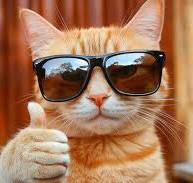
#> input picture Day4/img.jpg, 193 x 183 px
$ python opencvcode.py
#> lines starting #> are read from the running program, lines starting #| are printed output that depends on the picture; after the words box and inside, x2 and y2 are one past the last pixel; in counts of white or black regions, pixels touching at a corner belong together
import cv2
import numpy as np
import matplotlib.pyplot as plt

# Load the image
image = cv2.imread("img.jpg")
#> image is the input picture: shape (183, 193, 3); mean B, G, R 87.5, 118, 164.3

if image is None:
    print("Error: Image not found. Check the file path.")
    exit()

# Convert BGR to RGB for Matplotlib
original = cv2.cvtColor(image, cv2.COLOR_BGR2RGB)

# 1. Resize image
resized = cv2.resize(image, (300, 300))

# 2. Convert to grayscale
gray = cv2.cvtColor(image, cv2.COLOR_BGR2GRAY)

# 3. Crop image (center crop)
h, w = image.shape[:2]
#> h = 183; w = 193
cropped = image[h//4:3*h//4, w//4:3*w//4]
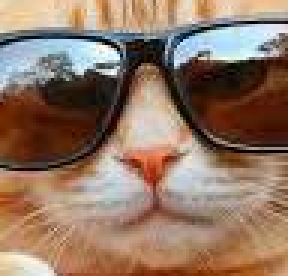
#> cropped: shape (92, 96, 3) (shown 3 times larger); mean B, G, R 100.8, 118.6, 145.4

# 4. Adjust brightness and contrast
bright = cv2.convertScaleAbs(
    image, alpha=1.3, beta=40
)
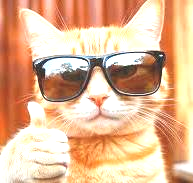
#> bright: shape (183, 193, 3); mean B, G, R 149.9, 184.6, 227.7

# 5. Apply Gaussian blur
blurred = cv2.GaussianBlur(image, (15, 15), 0)

# 6. Detect edges
edges = cv2.Canny(gray, 100, 200)
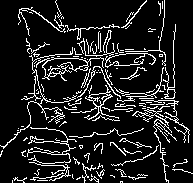
#> edges: shape (183, 193); 12.3% white in thin lines or dots

# 7. Flip image horizontally
flipped = cv2.flip(image, 1)
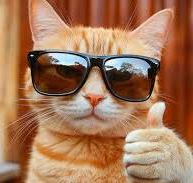
#> flipped: shape (183, 193, 3); mean B, G, R 87.5, 118, 164.3

# 8. Rotate image 90 degrees
rotated = cv2.rotate(
    image, cv2.ROTATE_90_CLOCKWISE
)
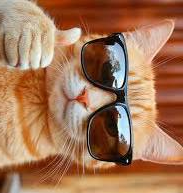
#> rotated: shape (193, 183, 3); mean B, G, R 87.5, 118, 164.3

# 9. Add text to image
text_image = image.copy()
cv2.putText(
    text_image,
    "OpenCV Image Editing",
    (20, 40),
    cv2.FONT_HERSHEY_SIMPLEX,
    1,
    (0, 255, 0),
    2
)
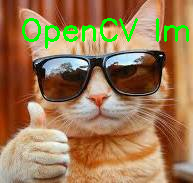
#> text_image: shape (183, 193, 3); 3.19% of pixels changed, all inside (x1, y1, x2, y2) = (22, 18, 189, 49)

# Convert images to RGB for display
images = [
    ("Original", original),
    ("Resized", cv2.cvtColor(resized, cv2.COLOR_BGR2RGB)),
    ("Grayscale", gray),
    ("Cropped", cv2.cvtColor(cropped, cv2.COLOR_BGR2RGB)),
    ("Brightness + Contrast", cv2.cvtColor(bright, cv2.COLOR_BGR2RGB)),
    ("Gaussian Blur", cv2.cvtColor(blurred, cv2.COLOR_BGR2RGB)),
    ("Edge Detection", edges),
    ("Flipped", cv2.cvtColor(flipped, cv2.COLOR_BGR2RGB)),
    ("Rotated", cv2.cvtColor(rotated, cv2.COLOR_BGR2RGB)),
    ("Text Overlay", cv2.cvtColor(text_image, cv2.COLOR_BGR2RGB))
]

# Display all results
plt.figure(figsize=(15, 12))

for i, (title, img) in enumerate(images):
    plt.subplot(3, 4, i + 1)
    plt.imshow(img, cmap="gray" if len(img.shape) == 2 else None)
    plt.title(title)
    plt.axis("off")
#> this loop made 10 passes
#> title on passes 1 to 10: 'Original', 'Resized', 'Grayscale', 'Cropped', 'Brightness + Contrast', 'Gaussian Blur', 'Edge Detection', 'Flipped', 'Rotated', 'Text Overlay'

plt.tight_layout()
plt.show()
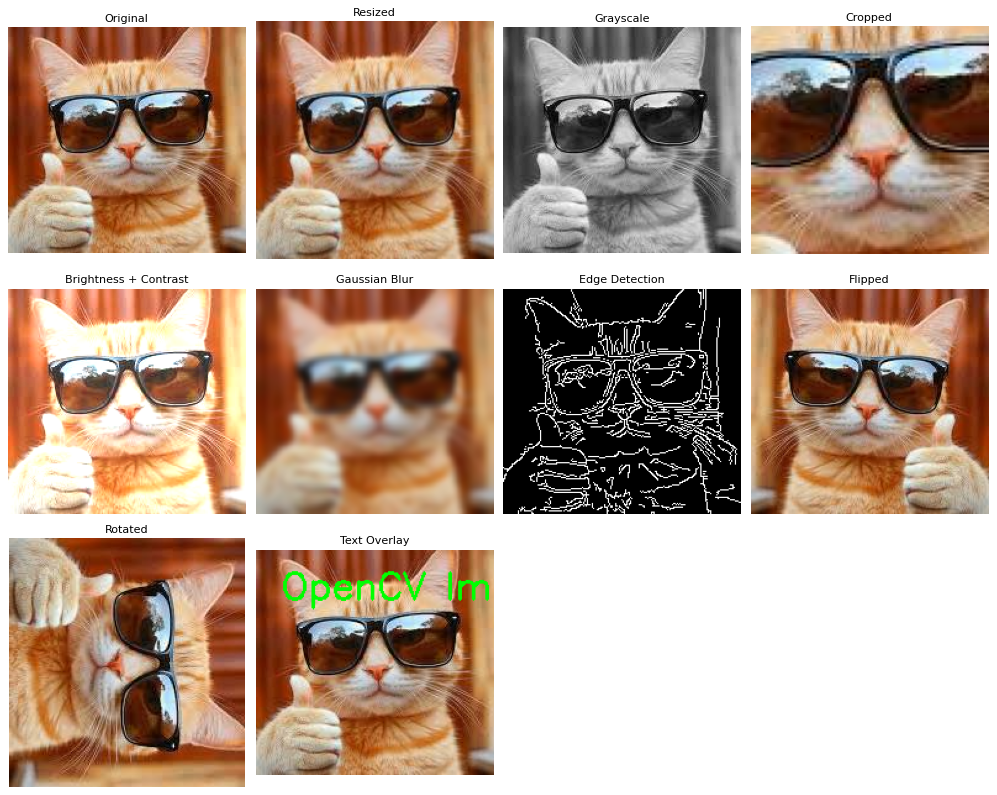
#> figure drawn by matplotlib, 10 panels

# Save edited image
cv2.imwrite("edited_image.jpg", text_image)

print("Image editing completed!")
print("Edited image saved as edited_image.jpg")
